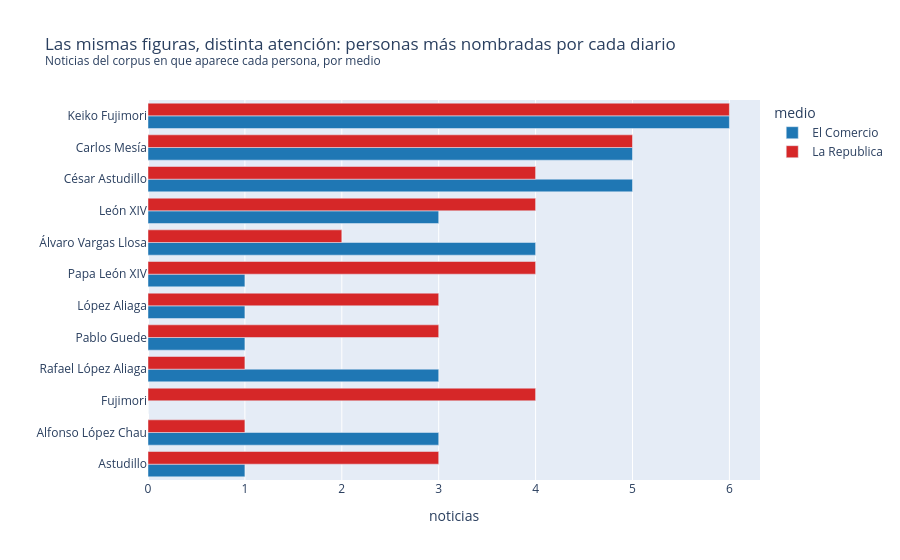

Write notebook code for a chart like this one.
### Code cell
personas = entidades[entidades["tipo"] == "PER"]
conteo = personas.groupby(["entidad", "medio"]).size().unstack(fill_value=0)
conteo = conteo.loc[conteo.sum(axis=1).sort_values(ascending=False).index[:12]]
top_medio = conteo.reset_index().melt(id_vars="entidad", var_name="medio", value_name="noticias")
fig = px.bar(top_medio, x="noticias", y="entidad", color="medio", barmode="group", orientation="h",
             color_discrete_map=COLORES_MEDIO, height=560,
             title=("Las mismas figuras, distinta atención: personas más nombradas por cada diario"
                    "<br><sup>Noticias del corpus en que aparece cada persona, por medio</sup>"))
fig.update_yaxes(categoryorder="total ascending", title="")
fig.show()
display(conteo)

### Figure 1 — Plotly figure (JSON) as saved in the notebook; plotly's stock layout.template omitted (floating-point values rounded to 4 significant figures)
{"data": [{"alignmentgroup": "True", "hovertemplate": "medio=El Comercio<br>noticias=%{x}<br>entidad=%{y}<extra></extra>", "legendgroup": "El Comercio", "marker": {"color": "#1f77b4", "pattern": {"shape": ""}}, "name": "El Comercio", "offsetgroup": "El Comercio", "orientation": "h", "showlegend": true, "textposition": "auto", "type": "bar", "x": [6, 5, 5, 3, 4, 1, 1, 3, 0, 3, 1, 1], "xaxis": "x", "y": ["Keiko Fujimori", "Carlos Mesía", "César Astudillo", "León XIV", "Álvaro Vargas Llosa", "Papa León XIV", "Astudillo", "Alfonso López Chau", "Fujimori", "Rafael López Aliaga", "Pablo Guede", "López Aliaga"], "yaxis": "y"}, {"alignmentgroup": "True", "hovertemplate": "medio=La Republica<br>noticias=%{x}<br>entidad=%{y}<extra></extra>", "legendgroup": "La Republica", "marker": {"color": "#d62728", "pattern": {"shape": ""}}, "name": "La Republica", "offsetgroup": "La Republica", "orientation": "h", "showlegend": true, "textposition": "auto", "type": "bar", "x": [6, 5, 4, 4, 2, 4, 3, 1, 4, 1, 3, 3], "xaxis": "x", "y": ["Keiko Fujimori", "Carlos Mesía", "César Astudillo", "León XIV", "Álvaro Vargas Llosa", "Papa León XIV", "Astudillo", "Alfonso López Chau", "Fujimori", "Rafael López Aliaga", "Pablo Guede", "López Aliaga"], "yaxis": "y"}], "layout": {"barmode": "group", "height": 560, "legend": {"title": {"text": "medio"}, "tracegroupgap": 0}, "title": {"text": "Las mismas figuras, distinta atención: personas más nombradas por cada diario<br><sup>Noticias del corpus en que aparece cada persona, por medio</sup>"}, "xaxis": {"anchor": "y", "domain": [0.0, 1.0], "title": {"text": "noticias"}}, "yaxis": {"anchor": "x", "categoryorder": "total ascending", "domain": [0.0, 1.0], "title": {"text": ""}}}}
